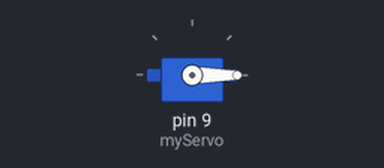
This sketch was run on a simulated Arduino Uno, built with avr-gcc and run on an emulated ATmega328P. Parts: servo.

Above: at 0.07 s.
At 6.82 s:
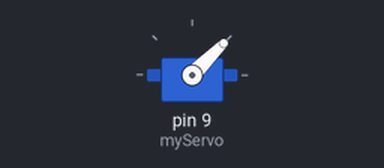
At 13.58 s:
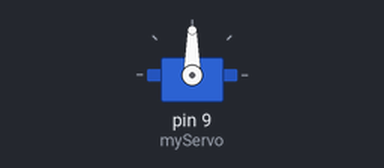
At 27.16 s:
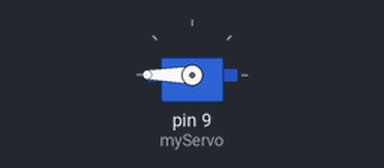
Timing chart, 0 to 40.0 s (numbered marks = the images above):
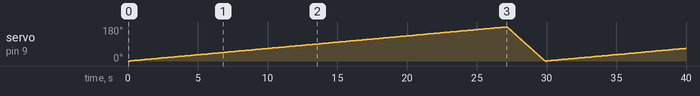

The sketch:

sketch_sep26a.ino
```cpp
#include <Servo.h>

Servo myServo;

void setup() {
  myServo.attach(9);
}

void loop() {

  // Move from 0° to 180°
  for (int angle = 0; angle <= 180; angle++) {
    myServo.write(angle);
    delay(150);
  }

  // Move from 180° to 0°
  for (int angle = 180; angle >= 0; angle--) {
    myServo.write(angle);
    delay(15);
  }
}
```

Measured:
- by itself, servo on pin 9 (myServo): 0° → 1° at 0.15 s, → 2° 0.15 s later, → 3° 0.15 s later, → 4° 0.15 s later, … (347 changes in this stretch)
